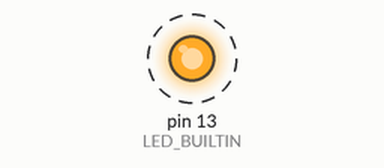
A program run on a simulated Teensy 4. On the bench: output pins drawn as LEDs (lit = HIGH). Dashed ring = blinking. What the program prints to the serial monitor is not drawn.

Above: at 1.5 s.
Timing chart, 0 to 5.7 s (numbered marks = the images above):
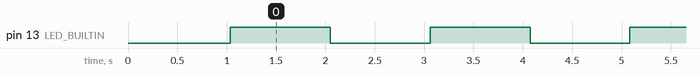

Measured:
- by itself, pin 13 (LED_BUILTIN): alternates HIGH for 1.0 s and LOW for 1.0 s

The program:

main.cpp
```cpp
#include <Arduino.h>
#include <HardwareSerial.h>
#include <Wire.h>
#include <SPI.h>

#define SONAR_COUNT 8
#define DEAD_ZONE 30 // 30mm

uint64_t sonarTime = 0;
uint64_t ledBlinkTime = 0;
bool ledState = false;
//unsigned char data[4] = {};
unsigned char digit[3] = {};

uint8_t sonarSelect = 0;
//float distance[SONAR_COUNT];


typedef struct sonar
{
  HardwareSerial* targetSerial;
  unsigned char data[4];
  float distance;
}SONAR;


SONAR sonarSensor[8];

void SelectUART(uint8_t portNumber);
int blink(uint32_t _delaY);
void getSonarDistance(int _num);


void setup() {
  Serial.begin(115200);

  Serial1.begin(9600);
  Serial2.begin(9600);
  Serial3.begin(9600);
  Serial4.begin(9600);
  Serial5.begin(9600);
  Serial6.begin(9600);
  Serial7.begin(9600);
  Serial8.begin(9600);

  SPI1.begin();


  pinMode(LED_BUILTIN, OUTPUT);

  sonarSensor[0].targetSerial = &Serial1;
  sonarSensor[1].targetSerial = &Serial2;
  sonarSensor[2].targetSerial = &Serial3;
  sonarSensor[3].targetSerial = &Serial4;
  sonarSensor[4].targetSerial = &Serial5;
  sonarSensor[5].targetSerial = &Serial6;
  sonarSensor[6].targetSerial = &Serial7;
  sonarSensor[7].targetSerial = &Serial8;

  for (size_t i = 0; i < SONAR_COUNT; i++)
  {
    sonarSensor[i].distance = 4500;
  }


  Serial.printf("Start Teensy Sonar");

  delay(1000);
}


void loop() {


  if(millis() - sonarTime > 100)
  {
    sonarTime = millis();

    //  Serial.printf("Sonar[%d] : %.2f cm\r\n", 1,sonarSensor[1].distance);

    for (int j = 0; j < SONAR_COUNT; j++)
    {
      getSonarDistance(j);
    }

    Serial.println();
  }


  blink(1000);

}


void SelectUART(uint8_t portNumber) // 0 ~ 7
{
  uint8_t num = 0, quotient, remainder;

  do
  {
    quotient = portNumber / 2;
    remainder = portNumber - (quotient * 2);
    if(num < 3)
    {
      digit[num++] = remainder;
    }
    portNumber = quotient;
  } while (quotient != 0);

  // Serial.printf(":: %d |  %d | %d  ", digit[0], digit[1], digit[2]);

}


int blink(uint32_t _delaY)
{
  if(millis() - ledBlinkTime > _delaY)
  {
    ledBlinkTime = millis();
    ledState = !ledState;
    digitalWrite(LED_BUILTIN, ledState);

    return 1;
  }
  else
  {
    return -1;
  }
}

void getSonarDistance(int _num)
{
   do{

      for(int i=0;i<4;i++)
      {
        sonarSensor[_num].data[i]=sonarSensor[_num].targetSerial->read();
        delay(1);
      }
    }while(sonarSensor[_num].targetSerial->read()==0xFF);


    sonarSensor[_num].targetSerial->flush();


    if(sonarSensor[_num].data[0]==0xFF)
    {
      int sum;
      sum=(sonarSensor[_num].data[0]+sonarSensor[_num].data[1]+sonarSensor[_num].data[2])&0x00FF;

      if(sum==sonarSensor[_num].data[3])
      {
        Serial.printf("[%d]:", _num);
        sonarSensor[_num].distance=(sonarSensor[_num].data[1]<<8)+sonarSensor[_num].data[2];
        if(sonarSensor[_num].distance >= DEAD_ZONE)
          {
            // Serial.printf("%.2f cm", sonarSensor[_num].distance/10);
              Serial.printf("%5.2f",sonarSensor[_num].distance/10);
          }
          else
          {
            Serial.print("Below the lower limit");
          }
      }
      // else Serial.print("ERROR");
    }
    else
    {
      // Serial.print("NOT");
    }

}
```
